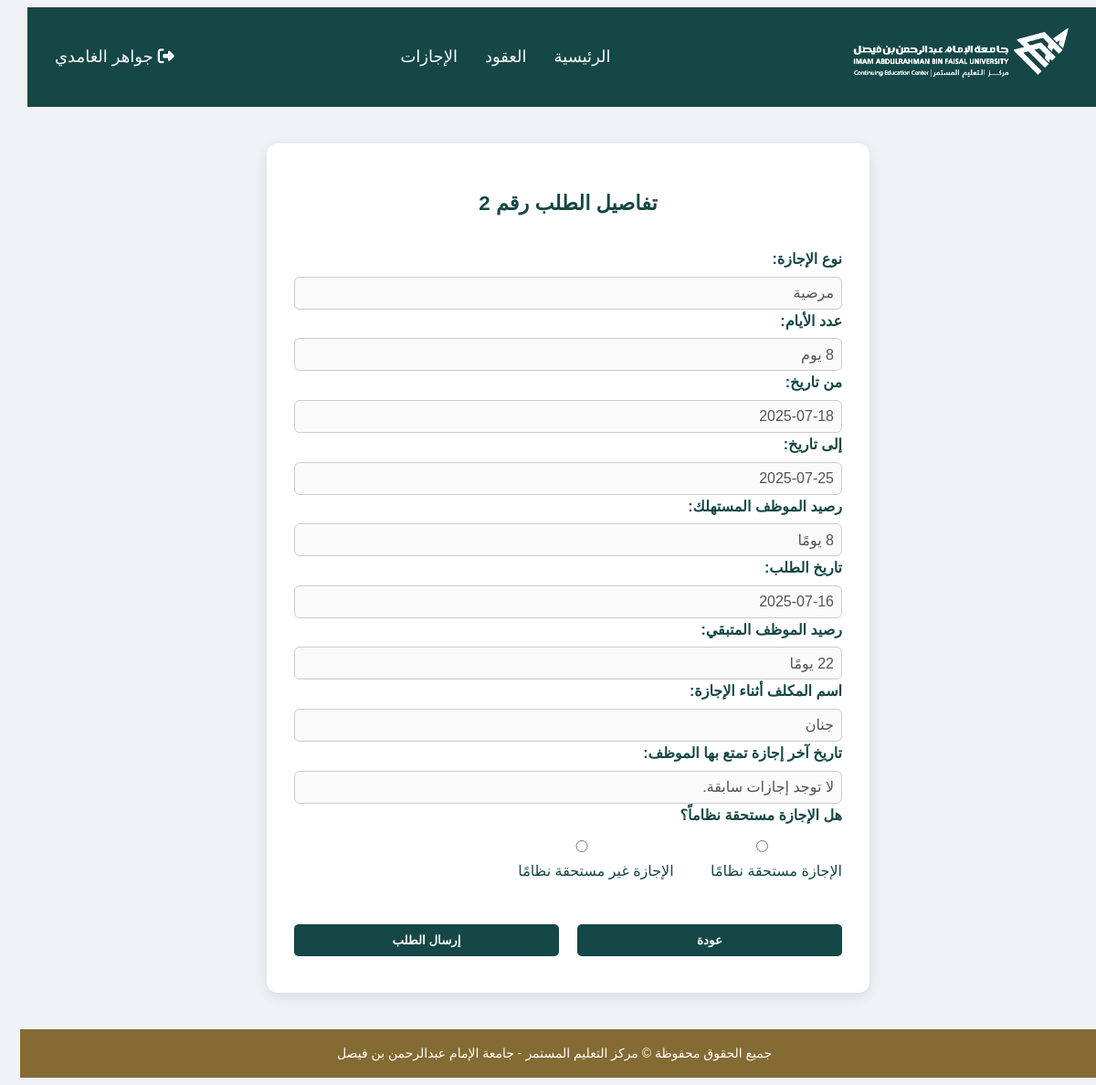
Page /finance-form.php?vac_id=2 (signed in) on the committed database.
### tables this page shows
CREATE TABLE `vacation` (
  `vac_id` int(9) NOT NULL,
  `emp_id` int(9) NOT NULL,
  `type` varchar(20) NOT NULL,
  `days` int(11) NOT NULL,
  `start_date` date NOT NULL,
  `end_date` date NOT NULL,
  `application_date` date NOT NULL,
  `assigned_emp` varchar(30) NOT NULL,
  `fin_approval` char(10) NOT NULL,
  `man_approval` varchar(10) NOT NULL
);

CREATE TABLE `employee` (
  `emp_id` int(9) NOT NULL,
  `name` varchar(30) NOT NULL,
  `password` varchar(30) NOT NULL,
  `role` varchar(25) NOT NULL,
  `signature` longblob NOT NULL,
  `last_vac` date NOT NULL,
  `used_days` int(2) NOT NULL DEFAULT 0,
  `remaining_days` int(2) NOT NULL DEFAULT 30,
  `email` varchar(50) NOT NULL,
  `address` text NOT NULL,
  `phone` varchar(25) NOT NULL
);

### finance-form.php (the view, shortened to what this page needs)
<?php
require_once("db_connect.php");
$vac_id = $_GET['vac_id'] ?? null;
$stmt = $conn->prepare("SELECT v.*, e.used_days, e.remaining_days, v.emp_id FROM vacation v JOIN employee e ON v.emp_id = e.emp_id WHERE v.vac_id = ?");
$stmt->bind_param("i", $vac_id);
$stmt->execute();
$result = $stmt->get_result();
$vac = $result->fetch_assoc();
$emp_id = $vac['emp_id'];
$stmt = $conn->prepare("
    SELECT start_date, end_date, days
    FROM vacation
    WHERE emp_id = ? AND man_approval = 'مقبول' AND vac_id != ?
    ORDER BY end_date DESC
    LIMIT 1
");
$stmt->bind_param("ii", $emp_id, $vac_id);
$stmt->execute();
$last_result = $stmt->get_result();
$last_vac = $last_result->fetch_assoc();
?>
<!DOCTYPE html>
<html lang="ar" dir="rtl">
<head>
  <link rel="stylesheet" href="style.css" />
</head>
<body>
<?php include 'header.php'; ?>
<main class="request-page">
  <h2 class="form-title">تفاصيل الطلب رقم <?= htmlspecialchars($vac['vac_id']) ?></h2>
  <form method="post" class="leave-form">
    <div class="form-group">
      <label>نوع الإجازة:</label>
      <input type="text" value="<?= htmlspecialchars($vac['type']) ?>" disabled>
    </div>
    <div class="form-group">
      <label>عدد الأيام:</label>
      <input type="text" value="<?= htmlspecialchars($vac['days']) ?> يوم" disabled>
    </div>
    <div class="form-group">
      <label>من تاريخ:</label>
      <input type="text" value="<?= htmlspecialchars($vac['start_date']) ?>" disabled>
    </div>
    <div class="form-group">
      <label>إلى تاريخ:</label>
      <input type="text" value="<?= htmlspecialchars($vac['end_date']) ?>" disabled>
      <label>رصيد الموظف المستهلك:</label>
      <input type="text" value="<?= htmlspecialchars($vac['used_days']) ?> يومًا" disabled>
    </div>
    <div class="form-group">
      <label>تاريخ الطلب:</label>
      <input type="text" value="<?= htmlspecialchars($vac['application_date']) ?>" disabled>
      <label>رصيد الموظف المتبقي:</label>
      <input type="text" value="<?= htmlspecialchars($vac['remaining_days']) ?> يومًا" disabled>
    </div>
    <div class="form-group">
      <label>اسم المكلف أثناء الإجازة:</label>
      <input type="text" value="<?= htmlspecialchars($vac['assigned_emp']) ?>" disabled>
      <label>تاريخ آخر إجازة تمتع بها الموظف:</label>
      <input type="text" value="<?php
        if ($last_vac) {
          echo "بتاريخ {$last_vac['start_date']} إلى {$last_vac['end_date']} ومدتها {$last_vac['days']} يومًا";
        } else {
          echo "لا توجد إجازات سابقة.";
        }
      ?>" disabled>
    </div>
    <div class="form-group">
      <label>هل الإجازة مستحقة نظاماً؟</label>
      <div class="radio-group">
        <label><input type="radio" name="approval" value="مقبول"> الإجازة مستحقة نظامًا</label>
        <label><input type="radio" name="approval" value="مرفوض"> الإجازة غير مستحقة نظامًا</label>
      </div>
    </div>
    <div class="form-buttons">
      <button type="button" class="buttons" onclick="location.href='empVacDet1.php?vac_id=<?= $vac['vac_id'] ?>'">عودة</button>
      <button type="submit" class="buttons">إرسال الطلب</button>
    </div>
  </form>
</main>
<?php include 'footer.php'; ?>
</body>
</html>

### style.css (style rules this page uses)
body { background-color: #f0f2f5; font-family: 'Tajawal', sans-serif; line-height: 1.6; }
a.buttons, button.buttons, .buttons { width: 50%; padding: 10px 20px; background-color: #154746; color: white; border: none; cursor: pointer; font-weight: bold; transition: background-color 0.3s ease; border-radius: 5px; margin-top: 20px; text-decoration: none !important; text-align: center; margin-bottom: 10px; }
.form-buttons { display: flex; justify-content: center; gap: 20px; margin-top: 20px; }
.detail-box, .form-box, .request-page { background-color: white; padding: 30px; margin: 40px auto; border-radius: 12px; box-shadow: 0 4px 15px rgba(0, 0, 0, 0.1); max-width: 600px; width: 100%; }
.form-title { text-align: center; margin-bottom: 30px; font-weight: bold; font-size: 1.4rem; color: #154746; }
.form-label, .form-group label { font-weight: 600; color: #154746; display: block; margin-bottom: 6px; }
.form-control, .form-group input { width: 100%; padding: 8px; font-size: 16px; border: 1px solid #ccc; border-radius: 6px; box-sizing: border-box; }
.radio-group { display: flex; gap: 15px; margin-top: 10px; }
.radio-group label { font-weight: normal; }

### rows in the picture
vacation: type "مرضية", days "8 يوم", start_date "2025-07-18", end_date "2025-07-25", emp.used_days "8 يومًا", application_date "2025-07-16", emp.remaining_days "22 يومًا", assigned_emp "جنان"

### other values in the picture
$_SESSION['name'] "جواهر الغامدي"
